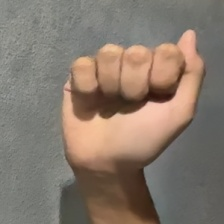
#> input picture dataset/A/A_0002.jpg, 224 x 224 px
$ python demo_webcam.py   (older library calls are emulated)
#> lines starting #> are read from the running program, lines starting #| are printed output that depends on the picture; after the words box and inside, x2 and y2 are one past the last pixel; in counts of white or black regions, pixels touching at a corner belong together
### module3/classifier.py
"""Module 3 — Gesture Classifier (ASL Recognition using OpenCV + SVM)

หน้าที่:
  1. สกัด Feature จากภาพมือ (Normalized Silhouette + Custom HOG + Spatial Density + Hu Moments)
  2. เทรนโมเดล Support Vector Machine (SVM) จากโฟลเดอร์ dataset/
  3. บันทึกและโหลดโมเดล (.pkl) สำหรับนำไปใช้ใน Real-time Webcam / GUI
"""

from __future__ import annotations
from pathlib import Path
import pickle
import cv2
import numpy as np
from sklearn.svm import SVC
from sklearn.model_selection import train_test_split
from sklearn.metrics import classification_report, accuracy_score

from module2.segment_skin_hsv import segment_skin_hsv
from module2.apply_morphology import apply_morphology

_ROOT = Path(__file__).resolve().parent.parent
DEFAULT_MODEL_PATH = _ROOT / "gesture_model.pkl"


def extract_hand_mask(rgb_img: np.ndarray) -> np.ndarray:
    """ใช้ Pipeline ของ Module 2 สกัด Cleaned Mask ของมือ"""
    limits = {
        "Hmin": 0.0,
        "Hmax": 0.12,
        "Smin": 0.15,
        "Smax": 0.75,
        "Vmin": 0.15,
        "Vmax": 1.0,
    }
    mask, _ = segment_skin_hsv(rgb_img, limits)
    morph = apply_morphology(mask, se_shape="disk", se_size=4, keep_largest=True)
    return morph["cleaned_mask"].astype(np.uint8) * 255


def _compute_custom_hog(norm_img: np.ndarray) -> np.ndarray:
    """คำนวณ HOG บนภาพ 64x64 โดยแบ่งเป็นเซลล์ 16x16 (4x4 = 16 เซลล์) เซลล์ละ 8 bins = 128 มิติ"""
    gx = cv2.Sobel(norm_img, cv2.CV_32F, 1, 0, ksize=3)
    gy = cv2.Sobel(norm_img, cv2.CV_32F, 0, 1, ksize=3)
    mag, ang = cv2.cartToPolar(gx, gy, angleInDegrees=True)

    hog_vec = []
    cell_sz = 16
    for i in range(0, 64, cell_sz):
        for j in range(0, 64, cell_sz):
            c_mag = mag[i : i + cell_sz, j : j + cell_sz]
            c_ang = ang[i : i + cell_sz, j : j + cell_sz]
            hist, _ = np.histogram(c_ang, bins=8, range=(0, 360), weights=c_mag)
            hog_vec.extend(hist)

    hog_arr = np.array(hog_vec, dtype=np.float32)
    norm = np.linalg.norm(hog_arr) + 1e-6
    return hog_arr / norm


def extract_features_from_mask(mask_u8: np.ndarray) -> np.ndarray | None:
    """
    Data Normalization & Feature Extraction:
    1. Bounding Box Crop เอาเฉพาะส่วนมือ
    2. Resize เป็น 64x64 (Scale Invariance)
    3. คำนวณ HOG (128) + Spatial Grid Density (64) + Hu Moments (7) + Downsampled Pixels (1024)
    """
    contours, _ = cv2.findContours(mask_u8, cv2.RETR_EXTERNAL, cv2.CHAIN_APPROX_SIMPLE)
    if not contours:
        return None

    largest = max(contours, key=cv2.contourArea)
    if cv2.contourArea(largest) < 300:
        return None

    x, y, w, h = cv2.boundingRect(largest)
    pad = 8
    h_img, w_img = mask_u8.shape[:2]
    x1 = max(0, x - pad)
    y1 = max(0, y - pad)
    x2 = min(w_img, x + w + pad)
    y2 = min(h_img, y + h + pad)

    hand_crop = mask_u8[y1:y2, x1:x2]
    norm64 = cv2.resize(hand_crop, (64, 64), interpolation=cv2.INTER_AREA)

    # 1. HOG features (128)
    hog_feats = _compute_custom_hog(norm64)

    # 2. Spatial Grid Density (8x8 = 64 blocks)
    grid8 = cv2.resize(norm64, (8, 8), interpolation=cv2.INTER_AREA).flatten() / 255.0

    # 3. Downsampled silhouette (32x32 = 1024)
    pix32 = (cv2.resize(norm64, (32, 32), interpolation=cv2.INTER_AREA).flatten() / 255.0).astype(np.float32)

    # 4. Hu Moments (7 ค่า)
    moments = cv2.moments(norm64)
    hu = cv2.HuMoments(moments).flatten()
    hu_log = -np.sign(hu) * np.log10(np.abs(hu) + 1e-10)

    return np.hstack([hog_feats, grid8, hu_log, pix32]).astype(np.float32)


def extract_features(bgr_or_rgb: np.ndarray, is_rgb: bool = False) -> tuple[np.ndarray | None, np.ndarray]:
    """รับภาพมือ BGR/RGB -> แปลงเป็น Mask -> ดึง Features"""
    rgb = bgr_or_rgb if is_rgb else cv2.cvtColor(bgr_or_rgb, cv2.COLOR_BGR2RGB)
    mask = extract_hand_mask(rgb)
    feats = extract_features_from_mask(mask)
    return feats, mask


class GestureClassifier:
    def __init__(self, model_path: Path | str = DEFAULT_MODEL_PATH):
        self.model_path = Path(model_path)
        self.classes: list[str] = []
        self.model: SVC | None = None
        if self.model_path.exists():
            self.load()

    def train_from_dataset(self, dataset_dir: Path | str = _ROOT / "dataset") -> dict:
        dataset_path = Path(dataset_dir)
        classes = sorted([d.name for d in dataset_path.iterdir() if d.is_dir()])
        if not classes:
            raise FileNotFoundError(f"ไม่พบโฟลเดอร์คลาสใน {dataset_path}")

        X, y = [], []
        print(f"กำลังสกัด Feature จาก Dataset: {classes}")

        for label in classes:
            class_folder = dataset_path / label
            img_files = list(class_folder.glob("*.jpg")) + list(class_folder.glob("*.png"))
            print(f"  - คลาส [{label}]: {len(img_files)} ภาพ...")
            for f in img_files:
                img = cv2.imread(str(f))
#> img is the input picture: shape (224, 224, 3); mean B, G, R 108.6, 120.6, 134.4
                if img is None:
                    continue
                feats, _ = extract_features(img, is_rgb=False)
                if feats is not None:
                    X.append(feats)
                    y.append(label)

        X = np.array(X, dtype=np.float32)
        y = np.array(y)
        print(f"\nรวมข้อมูลที่สกัดได้: {len(X)} ตัวอย่าง, มิติ Feature: {X.shape[1]}")

        # แบ่ง Train 80% / Test 20%
        X_train, X_test, y_train, y_test = train_test_split(
            X, y, test_size=0.2, random_state=42, stratify=y
        )

        print("กำลังเทรน Support Vector Machine (Linear SVM)...")
        clf = SVC(kernel="linear", probability=True, C=1.0)
        clf.fit(X_train, y_train)

        # ประเมินผล
        y_pred = clf.predict(X_test)
        acc = float(accuracy_score(y_test, y_pred))
        report = classification_report(y_test, y_pred, output_dict=True)
        print(f" ความแม่นยำ (Test Accuracy): {acc * 100:.2f}%\n")

        self.model = clf
        self.classes = classes
        self.save()

        return {"accuracy": acc, "report": report, "samples": len(X)}

    # [26 lines left out: functions save, load, predict, not called in this run]

### module2/segment_skin_hsv.py
"""แยกบริเวณมือ/ผิวหนังด้วยช่วงสีในระบบ HSV (OpenCV)

เทคโนโลยี: แปลง RGB → HSV แล้วใช้ช่วง H/S/V กรองพิกเซลผิว
สำหรับ fingerspelling A–Z ให้ได้มาสก์มือส่งต่อ morph / edge

เทียบเท่า MATLAB: segment_skin_hsv.m
Student 2 - Module 2
"""

from __future__ import annotations

from typing import Any

import cv2
import numpy as np


# ค่าเริ่มต้นเทียบสเกล MATLAB [0, 1] — เหมาะแสงในร่มทั่วไป
# Hue วนรอบแดง จึงมีสองช่วง (ต่ำ + สูง)
_DEFAULT_LIMITS: dict[str, float] = {
    "Hmin": 0.00,
    "Hmax": 0.10,
    "Hmin2": 0.90,
    "Hmax2": 1.00,
    "Smin": 0.20,
    "Smax": 0.70,
    "Vmin": 0.20,
    "Vmax": 1.00,
}


def _merge_limits(hsv_limits: dict[str, Any] | None) -> dict[str, float]:
    """รวมค่าผู้ใช้ทับค่าเริ่มต้น (ฟิลด์ที่ขาดใช้ค่า default)."""
    merged = dict(_DEFAULT_LIMITS)
    if hsv_limits is None:
        return merged
    if not isinstance(hsv_limits, dict):
        raise TypeError("hsv_limits ต้องเป็น dict (เทียบ struct ใน MATLAB)")
    for key, value in hsv_limits.items():
        if value is not None and key in merged:
            merged[key] = float(value)
    return merged


def _to_uint8_rgb(rgb_img: np.ndarray) -> tuple[np.ndarray, np.ndarray]:
    """
    ปรับภาพ RGB ให้เป็น uint8 สำหรับ OpenCV
    คืน (original สำหรับ segmentedImg, uint8 สำหรับแปลงสี)
    """
    if rgb_img is None or rgb_img.size == 0:
        raise ValueError("rgb_img ต้องไม่ว่าง")
    if rgb_img.ndim != 3 or rgb_img.shape[2] != 3:
        raise ValueError("rgb_img ต้องเป็นภาพ RGB ขนาด HxWx3")

    original = rgb_img
    if np.issubdtype(rgb_img.dtype, np.floating):
        work = rgb_img.astype(np.float64)
        if work.max() <= 1.0:
            work = work * 255.0
        work = np.clip(work, 0, 255).astype(np.uint8)
    elif rgb_img.dtype == np.uint8:
        work = rgb_img
    else:
        work = np.clip(rgb_img, 0, 255).astype(np.uint8)
    return original, work


def _unit_to_opencv_hsv(h: float, s: float, v: float) -> tuple[int, int, int]:
    """แปลง HSV สเกล [0,1] (แบบ MATLAB) → OpenCV uint8 (H:0-179, S/V:0-255)."""
    h = float(np.clip(h, 0.0, 1.0))
    s = float(np.clip(s, 0.0, 1.0))
    v = float(np.clip(v, 0.0, 1.0))
    return int(round(h * 179)), int(round(s * 255)), int(round(v * 255))


def segment_skin_hsv(
    rgb_img: np.ndarray,
    hsv_limits: dict[str, Any] | None = None,
) -> tuple[np.ndarray, np.ndarray]:
    """
    แยกมือ/ผิวด้วย HSV

    พารามิเตอร์
    ----------
    rgb_img : ndarray HxWx3
        ภาพ RGB (uint8 หรือ float ใน [0,1] / [0,255])
    hsv_limits : dict, optional
        คีย์แบบ MATLAB: Hmin, Hmax, Hmin2, Hmax2, Smin, Smax, Vmin, Vmax
        ค่าอยู่ในช่วง [0, 1]

    คืนค่า
    -------
    binary_mask : ndarray bool HxW
        True = พิกเซลที่น่าจะเป็นผิว/มือ
    segmented_img : ndarray
        ภาพ RGB คลาสเดียวกับอินพุต; พื้นหลังที่ไม่ใช่ผิว = 0
    """
    original, rgb_u8 = _to_uint8_rgb(rgb_img)
    limits = _merge_limits(hsv_limits)

    # OpenCV รองรับ COLOR_RGB2HSV โดยตรง — อินพุตยังเป็น RGB เหมือน MATLAB
    hsv = cv2.cvtColor(rgb_u8, cv2.COLOR_RGB2HSV)
#> hsv: shape (224, 224, 3); mean H, S, V 29.5, 46.2, 135.2

    h1_lo, s_lo, v_lo = _unit_to_opencv_hsv(limits["Hmin"], limits["Smin"], limits["Vmin"])
    h1_hi, s_hi, v_hi = _unit_to_opencv_hsv(limits["Hmax"], limits["Smax"], limits["Vmax"])
    h2_lo, _, _ = _unit_to_opencv_hsv(limits["Hmin2"], limits["Smin"], limits["Vmin"])
    h2_hi, _, _ = _unit_to_opencv_hsv(limits["Hmax2"], limits["Smax"], limits["Vmax"])

    # สองช่วง Hue (แดงวนรอบ) แล้ว OR กัน — เทียบ hueMask ใน MATLAB
    mask1 = cv2.inRange(hsv, (h1_lo, s_lo, v_lo), (h1_hi, s_hi, v_hi))
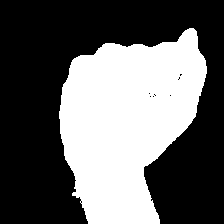
#> mask1: shape (224, 224); 38.8% white; 1 white region, box (x1, y1, x2, y2) and area: (59, 28, 207, 224) 19470
    mask2 = cv2.inRange(hsv, (h2_lo, s_lo, v_lo), (h2_hi, s_hi, v_hi))
#> mask2: shape (224, 224); every value is 0
    binary_u8 = cv2.bitwise_or(mask1, mask2)
    binary_mask = binary_u8.astype(bool)

    # คงพิกเซลผิว; ตั้งพื้นหลังเป็น 0 (พรีวิว GUI)
    segmented_img = original.copy()
    segmented_img[~binary_mask] = 0
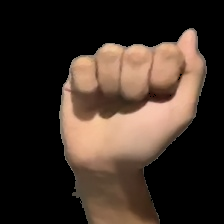
#> segmented_img: shape (224, 224, 3); mean R, G, B 62.2, 47.8, 38.4
    return binary_mask, segmented_img

### module2/apply_morphology.py
"""ทำความสะอาดมาสก์มือด้วย morphological operations (OpenCV)

เทคโนโลยี: structuring element + open/close/erode/dilate + อุดรู
แล้วเก็บเฉพาะก้อนใหญ่สุด (มือ) เพื่อลด noise จากฉากรก

เทียบเท่า MATLAB: apply_morphology.m (+ ปรับปรุง largest blob)
Student 2 - Module 2
"""

from __future__ import annotations

from typing import Any

import cv2
import numpy as np


def _to_binary_u8(binary_mask: np.ndarray) -> np.ndarray:
    """แปลงมาสก์เป็น uint8 0/255 สำหรับ OpenCV morph."""
    if binary_mask is None or binary_mask.size == 0:
        raise ValueError("binary_mask ต้องไม่ว่าง")
    if binary_mask.ndim != 2:
        raise ValueError("binary_mask ต้องเป็นภาพ 2 มิติ HxW")

    if binary_mask.dtype == bool or binary_mask.dtype == np.bool_:
        return (binary_mask.astype(np.uint8) * 255)
    if np.issubdtype(binary_mask.dtype, np.number):
        return ((binary_mask != 0).astype(np.uint8) * 255)
    raise TypeError("binary_mask ต้องเป็น bool หรือตัวเลข")


def _make_kernel(se_shape: str, se_size: int) -> np.ndarray:
    """สร้าง structuring element ใกล้เคียง strel ของ MATLAB."""
    shape = se_shape.lower().strip()
    size = int(se_size)
    if size <= 0:
        raise ValueError("se_size ต้องเป็นจำนวนบวก")

    # MATLAB disk(radius) ≈ เส้นผ่านศูนย์กลาง 2*r+1
    if shape in ("disk", "ellipse"):
        k = 2 * size + 1
        return cv2.getStructuringElement(cv2.MORPH_ELLIPSE, (k, k))
    if shape == "square":
        k = size if size % 2 == 1 else size + 1
        return cv2.getStructuringElement(cv2.MORPH_RECT, (k, k))
    if shape == "cross":
        k = 2 * size + 1
        return cv2.getStructuringElement(cv2.MORPH_CROSS, (k, k))
    if shape in ("diamond",):
        # OpenCV ไม่มี diamond โดยตรง — ใช้ ellipse ใกล้เคียง
        k = 2 * size + 1
        return cv2.getStructuringElement(cv2.MORPH_ELLIPSE, (k, k))

    raise ValueError(
        f"se_shape ไม่รองรับ: {se_shape!r} (ลอง 'disk', 'square', 'cross')"
    )


def _fill_holes(mask_u8: np.ndarray) -> np.ndarray:
    """อุดรูภายในมาสก์ — เทียบ imfill(..., 'holes')."""
    # หา contour ภายนอก แล้ววาดเติมทั้งก้อน
    contours, _ = cv2.findContours(mask_u8, cv2.RETR_EXTERNAL, cv2.CHAIN_APPROX_SIMPLE)
    filled = np.zeros_like(mask_u8)
    if contours:
        cv2.drawContours(filled, contours, -1, 255, thickness=cv2.FILLED)
    return filled


def _keep_largest_blob(mask_u8: np.ndarray) -> np.ndarray:
    """เก็บเฉพาะ connected component ที่มีพื้นที่ใหญ่สุด (มือ)."""
    contours, _ = cv2.findContours(mask_u8, cv2.RETR_EXTERNAL, cv2.CHAIN_APPROX_SIMPLE)
    if not contours:
        return np.zeros_like(mask_u8)

    largest = max(contours, key=cv2.contourArea)
    out = np.zeros_like(mask_u8)
    cv2.drawContours(out, [largest], -1, 255, thickness=cv2.FILLED)
    return out


def apply_morphology(
    binary_mask: np.ndarray,
    se_shape: str = "disk",
    se_size: int = 5,
    keep_largest: bool = True,
) -> dict[str, Any]:
    """
    Morphology ทำความสะอาดมาสก์มือ

    พารามิเตอร์
    ----------
    binary_mask : ndarray HxW
        มาสก์ไบนารี (bool หรือตัวเลข)
    se_shape : str
        รูป SE ค่าเริ่มต้น 'disk' (ellipse ใน OpenCV)
    se_size : int
        ขนาด/รัศมี SE ค่าเริ่มต้น 5
    keep_largest : bool
        ถ้า True (ค่าเริ่มต้น) จะเก็บก้อนใหญ่สุดใน cleaned_mask
        เพื่อลดวัตถุสีใกล้ผิวจากฉากรก

    คืนค่า
    -------
    dict เทียบ struct MATLAB:
        opened_mask, closed_mask, eroded_mask, dilated_mask,
        filled_mask, cleaned_mask, se_shape, se_size, keep_largest
    """
#> called with se_shape = 'disk', se_size = 4, keep_largest = True
    bw = _to_binary_u8(binary_mask)
    kernel = _make_kernel(se_shape, se_size)

    # Opening = erode แล้ว dilate → ลบจุดขาวเล็ก
    opened = cv2.morphologyEx(bw, cv2.MORPH_OPEN, kernel)
#> opened: shape (224, 224); 38.7% white; 1 white region, box (x1, y1, x2, y2) and area: (59, 28, 207, 224) 19417
    # Closing = dilate แล้ว erode → อุดช่องว่างเล็ก
    closed = cv2.morphologyEx(bw, cv2.MORPH_CLOSE, kernel)
#> closed: shape (224, 224); 38.9% white; 1 white region, box (x1, y1, x2, y2) and area: (59, 28, 207, 224) 19511
    eroded = cv2.erode(bw, kernel)
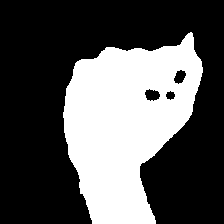
#> eroded: shape (224, 224); 33.9% white; 1 white region, box (x1, y1, x2, y2) and area: (63, 32, 203, 224) 16986
    dilated = cv2.dilate(bw, kernel)
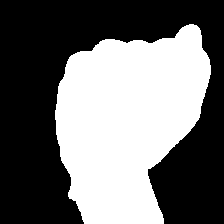
#> dilated: shape (224, 224); 43.3% white; 1 white region

    # อุดรูบน closed mask
    filled = _fill_holes(closed)
#> in _fill_holes, `contours, _ = cv2.findContours(mask_u8, cv2.RETR_EXTERNAL, cv2.CHAIN_A..`: contours = 1 contour; box (x1, y1, x2, y2) and area: (59, 28, 207, 224) 19226

    # pipeline แนะนำ: open → close → fill holes (+ largest blob)
    cleaned = cv2.morphologyEx(opened, cv2.MORPH_CLOSE, kernel)
#> cleaned: shape (224, 224); 38.8% white; 1 white region
    cleaned = _fill_holes(cleaned)
#> in _fill_holes (call 2), `contours, _ = cv2.findContours(mask_u8, cv2.RETR_EXTERNAL, cv2.CHAIN_A..`: contours = 1 contour; box (x1, y1, x2, y2) and area: (59, 28, 207, 224) 19163
    if keep_largest:
        cleaned = _keep_largest_blob(cleaned)
#> in _keep_largest_blob, `largest = max(contours, key=cv2.contourArea)`: largest = contour of 250 points, box (x1, y1, x2, y2) (59, 28, 207, 224), area 19163

    def _as_bool(m: np.ndarray) -> np.ndarray:
        return m.astype(bool)

    return {
        "opened_mask": _as_bool(opened),
        "closed_mask": _as_bool(closed),
        "eroded_mask": _as_bool(eroded),
        "dilated_mask": _as_bool(dilated),
        "filled_mask": _as_bool(filled),
        "cleaned_mask": _as_bool(cleaned),
        "se_shape": se_shape,
        "se_size": int(se_size),
        "keep_largest": bool(keep_largest),
    }

### demo_webcam.py
"""demo_webcam.py — Live ASL Gesture Recognition & Pipeline Split Screen (OpenCV Window)

รันคำสั่ง:
    conda run -n dl python demo_webcam.py
หรือ:
    python demo_webcam.py

ปุ่มควบคุมบนคีย์บอร์ด (Action Keys):
    - [C] หรือ [X] : ล้างคำทั้งหมด (CLEAR WORD)
    - [SPACE]     : เพิ่มตัวอักษรปัจจุบันลงในคำทันที (Add Letter)
    - [BACKSPACE] : ลบตัวอักษรตัวล่าสุด (Delete)
    - [V]         : สลับมุมมอง แบ่ง 6 ขั้นตอน <-> กล้องเดี่ยว (Toggle View)
    - [Q] / [ESC] : ออกจากโปรแกรม (Quit)
"""

from __future__ import annotations
from pathlib import Path
import time
import cv2
import numpy as np

from module1.spatial_filters import median_filter
from module1.histogram import adjust_contrast_brightness
from module2.segment_skin_hsv import segment_skin_hsv
from module2.apply_morphology import apply_morphology
from module3.classifier import GestureClassifier, extract_features_from_mask

_ROOT = Path(__file__).resolve().parent


# [53 lines left out: function render_tile, not called in this run]


def main() -> None:
    clf = GestureClassifier()
    if clf.model is None:
        print("[INFO] ไม่พบ gesture_model.pkl — กำลังสั่งเทรนโมเดลจาก dataset/ อัตโนมัติ...")
        clf.train_from_dataset()
#> in extract_hand_mask, `morph = apply_morphology(mask, se_shape="disk", se_size=4, keep_larges..`: morph = 9 items
#> in extract_features_from_mask, `x, y, w, h = cv2.boundingRect(largest)`: x = 59; y = 28; w = 148; h = 196
#> in extract_features_from_mask, `x1 = max(0, x - pad)`: x1 = 51
#> in extract_features_from_mask, `y1 = max(0, y - pad)`: y1 = 20
#> in extract_features_from_mask, `x2 = min(w_img, x + w + pad)`: x2 = 215
#> in extract_features_from_mask, `y2 = min(h_img, y + h + pad)`: y2 = 224
#> in extract_features_from_mask, `hand_crop = mask_u8[y1:y2, x1:x2]`:
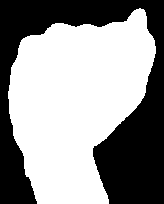
#> hand_crop: shape (204, 164); 58.1% white; 1 black region, box (x1, y1, x2, y2) and area: (0, 0, 164, 204) 14009
#> in extract_features_from_mask, `norm64 = cv2.resize(hand_crop, (64, 64), interpolation=cv2.INTER_AREA)`:
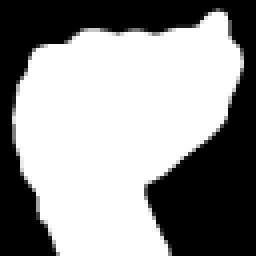
#> norm64: shape (64, 64) (shown 4 times larger); min 0, max 255, mean 148.2
#> in _compute_custom_hog, `gx = cv2.Sobel(norm_img, cv2.CV_32F, 1, 0, ksize=3)`:
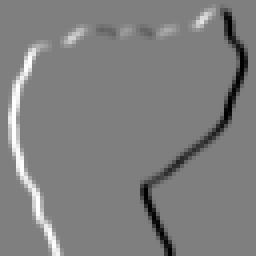
#> gx: shape (64, 64) float32 (shown 4 times larger); min -1020, max 1020, mean 0; drawn with min black and max white
#> (the rest of the program and of its run is left out)
